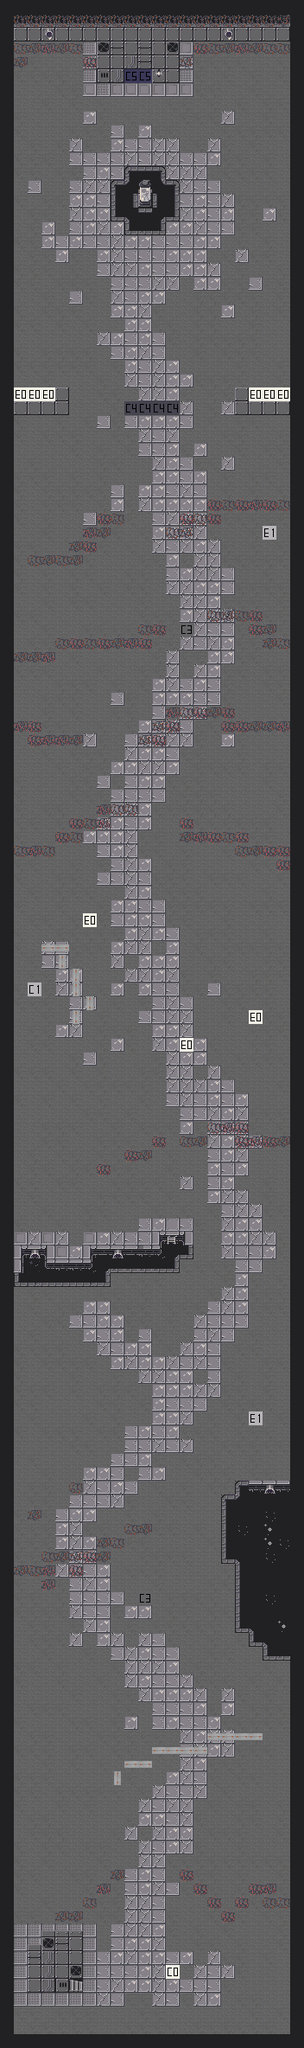

This game map was drawn from its Tiled (.tmx) file and the tilesets committed beside it. A one-line description and the trimmed map source follow:
An orthogonal 22x148 tile map with 16x16 px tiles, 2 tile layers (background, foreground).

<map version="1.5" tiledversion="2021.03.23" orientation="orthogonal" renderorder="right-down" width="22" height="148" tilewidth="16" tileheight="16" infinite="0" nextlayerid="5" nextobjectid="1">
 <editorsettings>
  <export target="export/x.csv" format="csv" />
 </editorsettings>
 <tileset firstgid="1" source="Tilesheet.tsx" />
 <layer id="1" name="background" width="22" height="148">
  <data>[3256 cells, 2825 non-empty, 24 distinct tile ids]</data>
 </layer>
 <layer id="2" name="foreground" width="22" height="148">
  <data>[3256 cells, 649 non-empty, 51 distinct tile ids]</data>
 </layer>
</map>